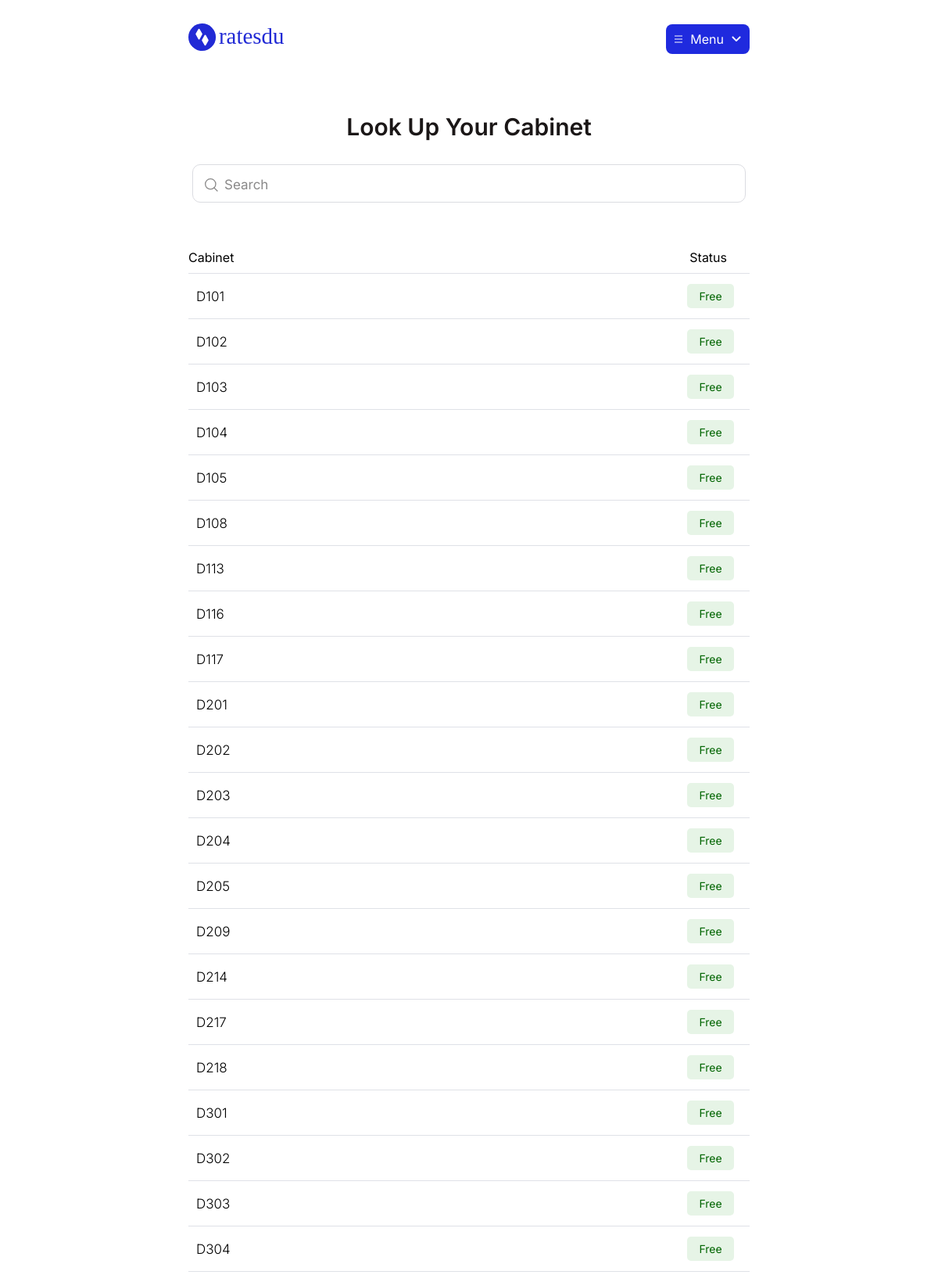
Page /cabinet/ (upper part) on the committed database.
### cabinet/models.py (models this page shows, shortened)
class Cabinet(models.Model):
    name = models.CharField('Lesson name', max_length=255)
    class Meta:
        verbose_name = "Cabinet"
        verbose_name_plural = "Cabinets"

### cabinet/views.py (the view)
# urls.py: path('', views.index, name='cabinet'),
def index(request):
    current_time = datetime.now().time()
    current_weekday = datetime.now().isoweekday()
    all_cabinets = Cabinet.objects.all()
    cabinets = []
    for cabinet in all_cabinets:
        if cabinet.name[:2] == 'VR' or cabinet.name[:2] == 'SH':
            continue
        if Course.objects.filter(cabinet=cabinet, time__start__lte=current_time, time__end__gte=current_time,
                                 week_day=current_weekday).exists():
            status = 1
        else:
            status = 0
        cabinets.append({
            'name': cabinet.name.replace(' ', ''),
            'status': status,
            'id': cabinet.id
        })
    data = {
        'cabinets': cabinets
    }
    return render(request, 'cabinet/index.html', data)

### cabinet/templates/cabinet/index.html (shortened to what this page needs)
{% extends 'main/layout.html' %}
{% load static %}
{% block content %}
	<div class="content">
		<div class="header">
				<a href="{% url 'main' %}"><img src="{% static 'main/img/logo.svg' %}" alt=""></a>
				<div class="nav_profiles">
					<div class="nav_profile">
						<img src="{% static 'main/img/burger.svg' %}" alt="">
						<p>Menu</p>
						<img class="menu_dropdown" src="{% static 'main/img/dropdowndown.svg' %}" alt="">
					</div>
				</div>
			</div>
		<div class="search_header">
			<h1>Look Up Your Cabinet</h1>
		</div>
		<div class="search_input">
			<img src="{% static 'main/img/search_icon.svg' %}" alt="">
			<input type="text" placeholder="Search" oninput="search()" id="search_input">
		</div>
		<div class="table">
			<div class="table_header">
				<span>Cabinet</span>
				<span>Status</span>
			</div>
			{% for cabinet in cabinets %}
				<hr>
				<a href="{% url 'cabinet' cabinet.id %}" class="talbe_column">
					<div class="column_start">
						<span class="name">{{ cabinet.name }}</span>
					</div>
					<div class="column_end">
						{% if cabinet.status %}
							<div class="status important">
								Busy
							</div>
						{% else %}
							<div class="status primary">
								Free
							</div>
						{% endif %}
					</div>
				</a>
			{% endfor %}
		</div>
	</div>
{% endblock %}

### main/templates/main/layout.html (shortened to what this page needs)
{% load static %}
<!DOCTYPE html>
<html lang="en">
<head>
	<link rel="stylesheet" href="{% static 'main/css/style.css' %}">
</head>
<body onload="setRating()">
    {% block content %} {% endblock %}
</body>
</html>

### main/static/main/css/style.css (style rules this page uses)
* { --main-color: #1F2ADE; padding: 0; margin: 0; text-decoration: none; border: none; outline: none; color: inherit; font-family: Inter,ui-sans-serif,system-ui,-apple-system,BlinkMacSystemFont,Segoe UI,Roboto,Helvetica Neue,Arial,Noto Sans,sans-serif,Apple Color Emoji,Segoe UI Emoji,Segoe UI Symbol,Noto Color Emoji; }
body { display: flex; justify-content: center; align-items: center; background-color: white; }
.content { max-width: 768px; background-color: white; padding: 30px 25px; box-sizing: border-box; width: 100%; }
.search_header { padding-top: 45px; width: 100%; text-align: center; }
.search_header h1 { font-size: 30px; font-weight: 600; color: #1B1717; margin-bottom: 20px; }
.search_input { background-color: white; z-index: 1000; top: 0; position: sticky; width: calc(100% + 50px); box-sizing: border-box; margin-left: -25px; padding: 10px 30px; }
.search_input input { font-size: 17px; color: #6D6C6C; font-weight: 400; border: 1px solid #DBDCE1; border-radius: 10px; width: 100%; padding: 15px 10px 12px 40px; box-sizing: border-box; }
.search_input img { width: 17px; position: absolute; top: 28px; left: 46px; margin-left: auto; margin-right: auto; opacity: 0.8; }
.search_input input::placeholder { color: #6D6C6C; opacity: 0.8; }
.table { animation: fadeIn 1s; margin-top: 50px; }
.talbe_column { display: flex; }
.talbe_column { display: flex; justify-content: space-between; padding: 13px 0; }
.column_start { display: flex; justify-content: center; align-items: center; }
.column_start span { font-size: 17px; font-weight: 300; margin-left: 10px; }
.column_end { display: flex; flex-direction: column; justify-content: center; align-items: center; }
.status { width: 60px; text-align: center; margin-right: 20px; }
.primary { color: darkgreen; background-color: #E6F4E6; font-size: 14px; border-radius: 5px; padding: 7px 0; }
hr { left: 0; position: relative; width: 100%; background-color: #DFE1E7; height: 1px; }
.table_header { display: flex; justify-content: space-between; padding-bottom: 10px; }
.table_header span:nth-child(2) { margin-right: 29px; }
.header { display: flex; justify-content: space-between; align-items: center; margin-bottom: 30px; }
.header a img { height: 35px; }
.nav_profile { border-radius: 8px; color: #fff; padding: 9px 11px; display: flex; background-color: #1F2ADE; }
.nav_profile img { padding-right: 10px; color: red; }
.nav_profile img:last-child { padding-right: 0px; margin-left: 10px; }
.nav_profiles { position: relative; }
.nav_profile img:last-child { padding-right: 0px; margin-left: 10px; transition: 0.5s; }

### rows in the picture
Cabinet: name "D101"
Cabinet: name "D102"
Cabinet: name "D103"
Cabinet: name "D104"
Cabinet: name "D105"
Cabinet: name "D108"
Cabinet: name "D113"
Cabinet: name "D116"
Cabinet: name "D117"
Cabinet: name "D201"
Cabinet: name "D202"
Cabinet: name "D203"
Cabinet: name "D204"
Cabinet: name "D205"
Cabinet: name "D209"
Cabinet: name "D214"
Cabinet: name "D217"
Cabinet: name "D218"
Cabinet: name "D301"
Cabinet: name "D302"
Cabinet: name "D303"
Cabinet: name "D304"
